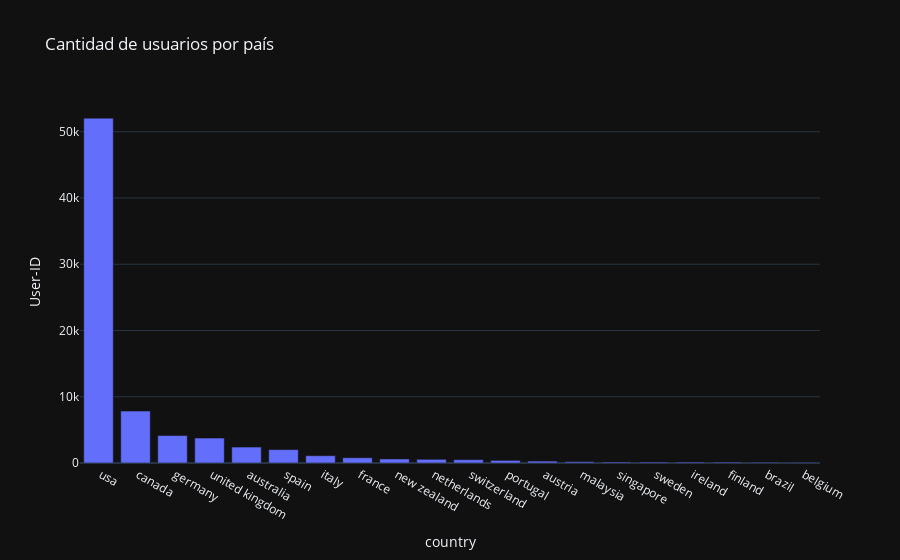

Notebook cell for this chart:
### Code cell
fig = px.bar(country[:20], x='country', y='User-ID', title = "Cantidad de usuarios por país")
fig.show()

### Figure 1 — Plotly figure (JSON) as saved in the notebook; plotly's stock layout.template omitted (floating-point values rounded to 4 significant figures)
{"data": [{"alignmentgroup": "True", "hovertemplate": "country=%{x}<br>User-ID=%{y}<extra></extra>", "legendgroup": "", "marker": {"color": "#636efa", "pattern": {"shape": ""}}, "name": "", "offsetgroup": "", "orientation": "v", "showlegend": false, "textposition": "auto", "x": [" usa", " canada", " germany", " united kingdom", " australia", " spain", " italy", " france", " new zealand", " netherlands", " switzerland", " portugal", " austria", " malaysia", " singapore", " sweden", " ireland", " finland", " brazil", " belgium"], "xaxis": "x", "y": [52052, 7837, 4142, 3767, 2408, 2019, 1104, 796, 610, 556, 500, 387, 290, 193, 149, 145, 145, 137, 118, 105], "yaxis": "y", "type": "bar"}], "layout": {"xaxis": {"anchor": "y", "domain": [0.0, 1.0], "title": {"text": "country"}}, "yaxis": {"anchor": "x", "domain": [0.0, 1.0], "title": {"text": "User-ID"}}, "legend": {"tracegroupgap": 0}, "title": {"text": "Cantidad de usuarios por país"}, "barmode": "relative"}}
